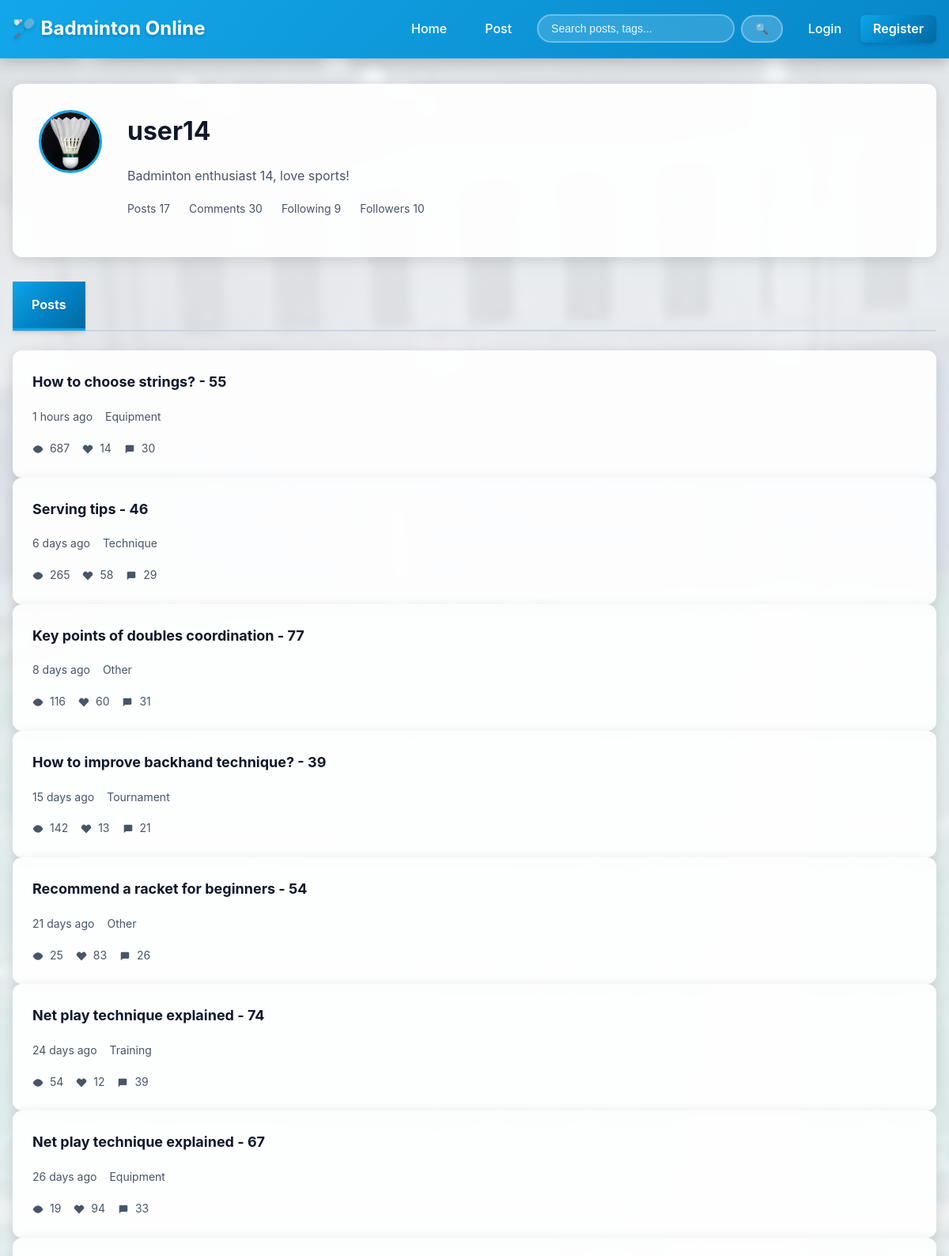
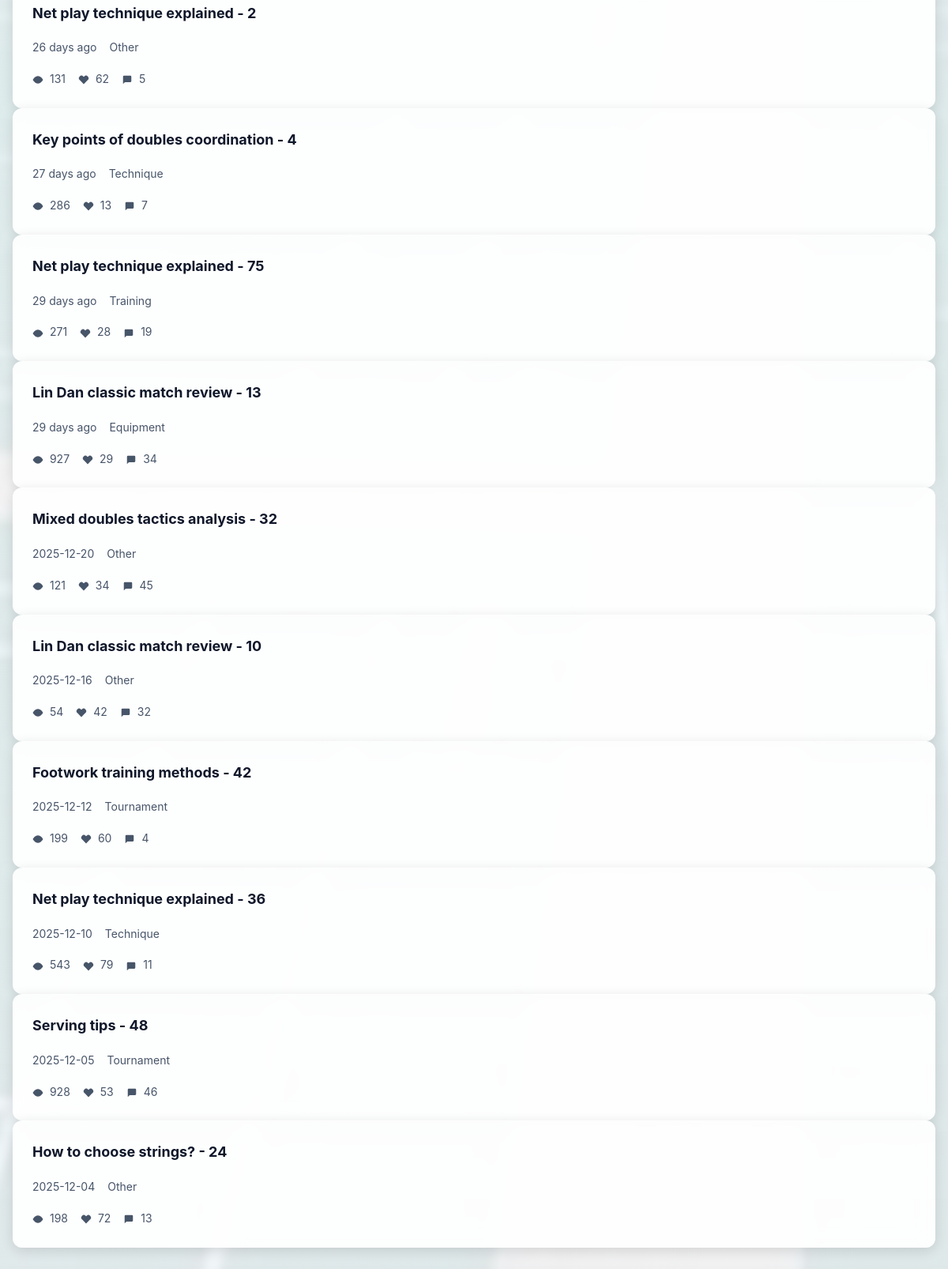
Screenshot of /user/user14 with the database file from the repository (2 pictures, top to bottom).
### app/models.py (models this page shows, shortened)
class User(UserMixin, db.Model):
    __tablename__ = 'users'
    id = db.Column(db.Integer, primary_key=True)
    username = db.Column(db.String(80), unique=True, nullable=False, index=True)
    email = db.Column(db.String(120), unique=True, nullable=False, index=True)
    password_hash = db.Column(db.String(255), nullable=False)
    avatar_url = db.Column(db.String(255), default='default_avatar.png')
    bio = db.Column(db.Text, nullable=True)
    created_at = db.Column(db.DateTime, default=datetime.utcnow, nullable=False)
    last_login = db.Column(db.DateTime, nullable=True)
    is_active = db.Column(db.Boolean, default=True, nullable=False)
    is_admin = db.Column(db.Boolean, default=False, nullable=False)
    posts = db.relationship('Post', backref='author', lazy='dynamic',
                           cascade='all, delete-orphan')
    comments = db.relationship('Comment', backref='author', lazy='dynamic',
                              cascade='all, delete-orphan')
    following = db.relationship(
        'User', secondary=follows,
        primaryjoin=('follows.c.follower_id == User.id'),
        secondaryjoin=('follows.c.following_id == User.id'),
        backref=db.backref('followers', lazy='dynamic'),
        lazy='dynamic'
    )
    bookmarked_posts = db.relationship(
        'Post', secondary=bookmarks,
        backref=db.backref('bookmarked_by', lazy='dynamic'),
        lazy='dynamic'
    )
    liked_posts = db.relationship(
        'Post', secondary=post_likes,
        backref=db.backref('liked_by', lazy='dynamic'),
        lazy='dynamic'
    )
    liked_comments = db.relationship(
        'Comment', secondary=comment_likes,
        backref=db.backref('liked_by', lazy='dynamic'),
        lazy='dynamic'
    )

class Post(db.Model):
    __tablename__ = 'posts'
    id = db.Column(db.Integer, primary_key=True)
    title = db.Column(db.String(100), nullable=False, index=True)
    content = db.Column(db.Text, nullable=False)
    author_id = db.Column(db.Integer, db.ForeignKey('users.id'), nullable=False, index=True)
    category = db.Column(db.String(20), nullable=False, index=True, default='Other')
    created_at = db.Column(db.DateTime, default=datetime.utcnow, nullable=False, index=True)
    updated_at = db.Column(db.DateTime, default=datetime.utcnow,
                         onupdate=datetime.utcnow, nullable=False)
    view_count = db.Column(db.Integer, default=0, nullable=False)
    like_count = db.Column(db.Integer, default=0, nullable=False)
    comment_count = db.Column(db.Integer, default=0, nullable=False)
    is_pinned = db.Column(db.Boolean, default=False, nullable=False)
    is_draft = db.Column(db.Boolean, default=False, nullable=False)
    comments = db.relationship('Comment', backref='post', lazy='dynamic',
                              cascade='all, delete-orphan', order_by='Comment.created_at')
    tags = db.relationship(
        'Tag', secondary=post_tags,
        backref=db.backref('posts', lazy='dynamic'),
        lazy='dynamic'
    )

### app/routes.py (the view)
@main.route('/user/<username>')
def user_profile(username):
    user = User.query.filter_by(username=username).first_or_404()
    page = request.args.get('page', 1, type=int)
    tab = request.args.get('tab', 'posts')
    if tab == 'posts':
        pagination = user.posts.filter_by(is_draft=False).order_by(
            Post.created_at.desc()
        ).paginate(page=page, per_page=20, error_out=False)
        items = pagination.items
    elif tab == 'bookmarks' and current_user == user:
        pagination = user.bookmarked_posts.filter_by(is_draft=False).order_by(
            Post.created_at.desc()
        ).paginate(page=page, per_page=20, error_out=False)
        items = pagination.items
    else:
        pagination = None
        items = []
    stats = {
        'posts_count': user.posts.filter_by(is_draft=False).count(),
        'comments_count': user.comments.filter_by(is_deleted=False).count(),
        'following_count': user.following.count(),
        'followers_count': user.followers.count()
    }
    is_following = False
    if current_user.is_authenticated and current_user != user:
        is_following = current_user.is_following(user)
    return render_template('user_profile.html',
                         user=user,
                         items=items,
                         pagination=pagination,
                         tab=tab,
                         stats=stats,
                         is_following=is_following,
                         time_ago=time_ago,
                         get_avatar_url=get_avatar_url,
                         get_category_display=get_category_display)

### app/utils.py (called while the page is built)
def get_category_display(category):
    if not category:
        return 'Other'
    return CATEGORY_MAP.get(category, category)

def get_avatar_url(user):
    from flask import url_for
    if user.avatar_url and user.avatar_url != 'default_avatar.png':
        return url_for('static', filename=f'images/uploads/{user.avatar_url}')
    else:
        return url_for('static', filename='images/default_avatar.png')

def time_ago(dt):
    if not dt:
        return ''
    now = datetime.utcnow()
    diff = now - dt
    if diff < timedelta(minutes=1):
        return 'just now'
    elif diff < timedelta(hours=1):
        return f'{int(diff.seconds / 60)} minutes ago'
    elif diff < timedelta(days=1):
        return f'{int(diff.seconds / 3600)} hours ago'
    elif diff < timedelta(days=30):
        return f'{diff.days} days ago'
    else:
        return dt.strftime('%Y-%m-%d')

### templates/user_profile.html (shortened to what this page needs)
{% extends "base.html" %}
{% from "includes/icons.html" import icon_eye, icon_like, icon_comment %}
{% block content %}
<div class="container">
    <div class="profile-header">
        <div class="profile-avatar">
            <img src="{{ get_avatar_url(user) }}"
                 alt="{{ user.username }}'s avatar"
                 width="80"
                 height="80"
                 onerror="this.src='{{ url_for('static', filename='images/default_avatar.png') }}'">
        </div>
        <div class="profile-info">
            <h1>{{ user.username }}</h1>
            {% if user.bio %}
                <p class="profile-bio">{{ user.bio }}</p>
            {% endif %}
            <div class="profile-stats">
                <span>Posts {{ stats.posts_count }}</span>
                <span>Comments {{ stats.comments_count }}</span>
                <span>Following {{ stats.following_count }}</span>
                <span>Followers {{ stats.followers_count }}</span>
            </div>
        </div>
    </div>
    <div class="profile-tabs">
        <a href="{{ url_for('main.user_profile', username=user.username, tab='posts') }}"
           class="tab-link {% if tab == 'posts' %}active{% endif %}">Posts</a>
    </div>
    <div class="profile-content">
        {% if items %}
            {% for item in items %}
                <article class="post-card">
                    <h2>
                        <a href="{{ url_for('main.post_detail', post_id=item.id) }}">
                            {{ item.title }}
                        </a>
                    </h2>
                    <div class="post-meta">
                        <span class="post-time">{{ time_ago(item.created_at) }}</span>
                        <span class="post-category">{{ get_category_display(item.category) }}</span>
                    </div>
                    <div class="post-stats">
                        <span>{{ icon_eye() }} {{ item.view_count }}</span>
                        <span>{{ icon_like() }} {{ item.like_count }}</span>
                        <span>{{ icon_comment() }} {{ item.comment_count }}</span>
                    </div>
                </article>
            {% endfor %}
        {% else %}
            <div class="empty-state">
                <p>No content yet</p>
            </div>
        {% endif %}
    </div>
</div>
{% endblock %}

### templates/includes/icons.html (shortened to what this page needs)
{% macro icon_eye() %}
<svg class="icon" viewBox="0 0 24 24" fill="none" stroke="currentColor" stroke-width="2" stroke-linecap="round" stroke-linejoin="round">
    <path d="M1 12s4-8 11-8 11 8 11 8-4 8-11 8-11-8-11-8z"></path>
    <circle cx="12" cy="12" r="3"></circle>
</svg>
{% endmacro %}
{% macro icon_like(filled=false) %}
<svg class="icon" viewBox="0 0 24 24" fill="{% if filled %}currentColor{% else %}none{% endif %}" stroke="currentColor" stroke-width="2" stroke-linecap="round" stroke-linejoin="round">
    <path d="M20.84 4.61a5.5 5.5 0 0 0-7.78 0L12 5.67l-1.06-1.06a5.5 5.5 0 0 0-7.78 7.78l1.06 1.06L12 21.23l7.78-7.78 1.06-1.06a5.5 5.5 0 0 0 0-7.78z"></path>
</svg>
{% endmacro %}
{% macro icon_comment() %}
<svg class="icon" viewBox="0 0 24 24" fill="none" stroke="currentColor" stroke-width="2" stroke-linecap="round" stroke-linejoin="round">
    <path d="M21 15a2 2 0 0 1-2 2H7l-4 4V5a2 2 0 0 1 2-2h14a2 2 0 0 1 2 2z"></path>
</svg>
{% endmacro %}

### static/css/main.css (style rules this page uses)
:root { --primary-color: #0ea5e9; --primary-dark: #0284c7; --primary-light: #38bdf8; --primary-accent: #06b6d4; --primary-gradient: linear-gradient(135deg, #0ea5e9 0%, #0284c7 50%, #0369a1 100%); --primary-gradient-hover: linear-gradient(135deg, #38bdf8 0%, #0ea5e9 50%, #0284c7 100%); --accent-color: #f59e0b; --accent-light: #fbbf24; --accent-dark: #d97706; --accent-gradient: linear-gradient(135deg, #f59e0b 0%, #f97316 100%); --accent-gradient-hover: linear-gradient(135deg, #fbbf24 0%, #f59e0b 100%); --text-primary: #0f172a; --text-secondary: #475569; --text-disabled: #94a3b8; --text-on-primary: #ffffff; --bg-primary: #ffffff; --bg-secondary: #f1f5f9; --bg-hover: #e0f2fe; --bg-accent: #f0f9ff; --bg-gradient: linear-gradient(135deg, #f8fafc 0%, #f1f5f9 100%); --border-color: #cbd5e1; --border-light: #e2e8f0; --border-dark: #94a3b8; --success-color: #10b981; --success-gradient: linear-gradient(135deg, #10b981 0%, #059669 100%); --error-color: #ef4444; --error-gradient: linear-gradient(135deg, #ef4444 0%, #dc2626 100%); --warning-color: #f59e0b; --warning-gradient: linear-gradient(135deg, #f59e0b 0%, #d97706 100%); --info-color: #3b82f6; --info-gradient: linear-gradient(135deg, #3b82f6 0%, #2563eb 100%); --shadow-sm: 0 1px 2px 0 rgba(0, 0, 0, 0.05); --shadow-md: 0 4px 6px -1px rgba(0, 0, 0, 0.1), 0 2px 4px -1px rgba(0, 0, 0, 0.06); --shadow-lg: 0 10px 15px -3px rgba(0, 0, 0, 0.1), 0 4px 6px -2px rgba(0, 0, 0, 0.05); --shadow-xl: 0 20px 25px -5px rgba(0, 0, 0, 0.1), 0 10px 10px -5px rgba(0, 0, 0, 0.04); --shadow-hover: 0 12px 20px -4px rgba(15, 23, 42, 0.15); --spacing-xs: 0.25rem; --spacing-sm: 0.5rem; --spacing-md: 1rem; --spacing-lg: 1.5rem; --spacing-xl: 2rem; --font-family: -apple-system, BlinkMacSystemFont, "Segoe UI", Roboto, "Helvetica Neue", Arial, sans-serif; --font-size-base: 16px; --font-size-sm: 14px; --font-size-lg: 18px; --font-size-xl: 24px; }
* { margin: 0; padding: 0; box-sizing: border-box; }
body { font-family: var(--font-family); font-size: var(--font-size-base); line-height: 1.7; color: var(--text-primary); background: var(--bg-gradient); }
.container { max-width: 1200px; margin: 0 auto; padding: 0 var(--spacing-md); }
.post-card { background: var(--bg-primary); padding: var(--spacing-lg); border-radius: 12px; box-shadow: var(--shadow-md); transition: all 0.3s cubic-bezier(0.4, 0, 0.2, 1); border: 1px solid var(--border-light); }
.post-card h2 { font-size: var(--font-size-lg); margin-bottom: var(--spacing-md); }
.post-card h2 a { color: var(--text-primary); text-decoration: none; }
.post-meta { display: flex; gap: var(--spacing-md); font-size: var(--font-size-sm); color: var(--text-secondary); margin-bottom: var(--spacing-md); flex-wrap: wrap; }
.post-stats { display: flex; gap: var(--spacing-md); font-size: var(--font-size-sm); color: var(--text-secondary); }
.profile-header { background: var(--bg-primary); padding: var(--spacing-xl); border-radius: 12px; margin-bottom: var(--spacing-xl); display: flex; gap: var(--spacing-xl); align-items: flex-start; box-shadow: var(--shadow-lg); border: 1px solid var(--border-light); }
.profile-avatar { flex-shrink: 0; }
.profile-avatar img { border-radius: 50%; border: 3px solid var(--primary-color); object-fit: cover; display: block; }
.profile-info h1 { margin-bottom: var(--spacing-md); }
.profile-bio { color: var(--text-secondary); margin-bottom: var(--spacing-md); }
.profile-stats { display: flex; gap: var(--spacing-lg); margin-bottom: var(--spacing-md); font-size: var(--font-size-sm); color: var(--text-secondary); }
.profile-tabs { display: flex; gap: var(--spacing-md); margin-bottom: var(--spacing-lg); border-bottom: 2px solid var(--border-color); }
.tab-link { padding: var(--spacing-md) var(--spacing-lg); text-decoration: none; color: var(--text-secondary); border-bottom: 2px solid transparent; margin-bottom: -2px; transition: all 0.2s; }
.tab-link.active { color: #ffffff; border-bottom: 3px solid var(--primary-color); font-weight: 700; background: var(--primary-gradient); box-shadow: var(--shadow-md); text-shadow: 0 1px 2px rgba(0, 0, 0, 0.2); transform: translateY(-1px); }

### static/css/components.css (style rules this page uses)
.post-stats { display: flex; gap: var(--spacing-md); font-size: var(--font-size-sm); color: var(--text-secondary); align-items: center; }
.post-stats svg { width: 1em; height: 1em; vertical-align: middle; margin-right: 0.25rem; }

### rows the page displays
User: avatar_url (placeholder picture), username "user14", bio "Badminton enthusiast 14, love sports!"
Post: title "How to choose strings? - 55", created_at "1 hours ago", category "Equipment", view_count "687", like_count "14", comment_count "30"
Post: title "Serving tips - 46", created_at "6 days ago", category "Technique", view_count "265", like_count "58", comment_count "29"
Post: title "Key points of doubles coordination - 77", created_at "8 days ago", category "Other", view_count "116", like_count "60", comment_count "31"
Post: title "How to improve backhand technique? - 39", created_at "15 days ago", category "Tournament", view_count "142", like_count "13", comment_count "21"
Post: title "Recommend a racket for beginners - 54", created_at "21 days ago", category "Other", view_count "25", like_count "83", comment_count "26"
Post: title "Net play technique explained - 74", created_at "24 days ago", category "Training", view_count "54", like_count "12", comment_count "39"
Post: title "Net play technique explained - 67", created_at "26 days ago", category "Equipment", view_count "19", like_count "94", comment_count "33"
Post: title "Net play technique explained - 2", created_at "26 days ago", category "Other", view_count "131", like_count "62", comment_count "5"
Post: title "Key points of doubles coordination - 4", created_at "27 days ago", category "Technique", view_count "286", like_count "13", comment_count "7"
Post: title "Net play technique explained - 75", created_at "29 days ago", category "Training", view_count "271", like_count "28", comment_count "19"
Post: title "Lin Dan classic match review - 13", created_at "29 days ago", category "Equipment", view_count "927", like_count "29", comment_count "34"
Post: title "Mixed doubles tactics analysis - 32", created_at "2025-12-20", category "Other", view_count "121", like_count "34", comment_count "45"
Post: title "Lin Dan classic match review - 10", created_at "2025-12-16", category "Other", view_count "54", like_count "42", comment_count "32"
Post: title "Footwork training methods - 42", created_at "2025-12-12", category "Tournament", view_count "199", like_count "60", comment_count "4"
Post: title "Net play technique explained - 36", created_at "2025-12-10", category "Technique", view_count "543", like_count "79", comment_count "11"
Post: title "Serving tips - 48", created_at "2025-12-05", category "Tournament", view_count "928", like_count "53", comment_count "46"
Post: title "How to choose strings? - 24", created_at "2025-12-04", category "Other", view_count "198", like_count "72", comment_count "13"

### other values shown
{{ stats.posts_count }} "17"
{{ stats.comments_count }} "30"
{{ stats.following_count }} "9"
{{ stats.followers_count }} "10"
